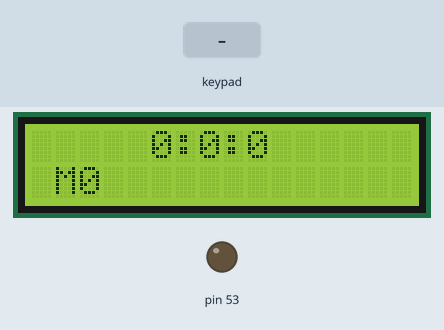
A sketch run on a simulated Arduino Mega 2560, built with avr-gcc and run on an emulated ATmega2560. Parts: 16×2 character LCD, output pins drawn as LEDs (lit = HIGH). The inputs (shaded band) are chosen by the test bench.

Above: at 1.2 s.
1.3 s: key 'A' pressed
At 2.0 s:
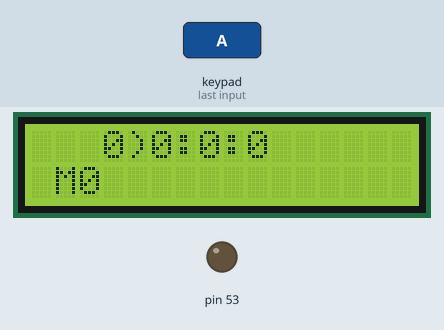
2.8 s: keypad keys 1 2 A pressed 0.4 s apart
At 4.9 s:
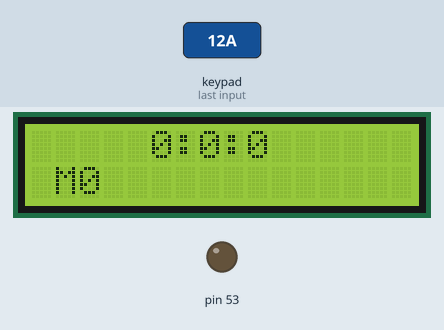
5.5 s: key 'D' pressed
At 7.0 s:
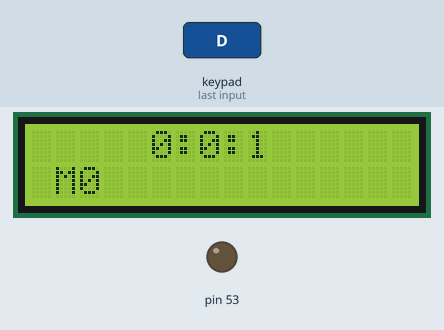
8.5 s: keypad keys 1 2 # pressed 0.4 s apart
At 10.4 s:
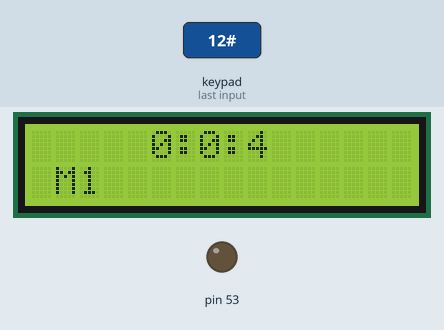
11.2 s: key '*' pressed
At 14.0 s:
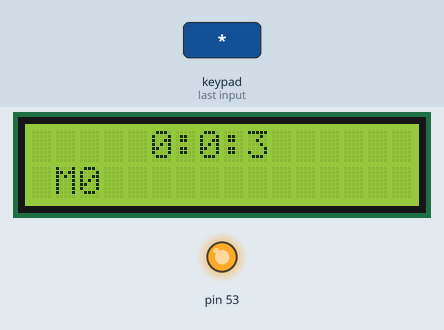
14.2 s: keypad keys 2 5 A pressed 0.4 s apart
At 17.4 s:
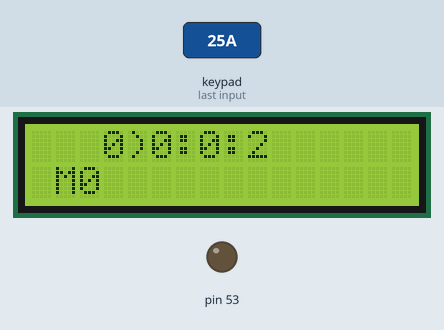
Timing chart, 0 to 19.4 s (numbered marks = the images above; inputs shaded):
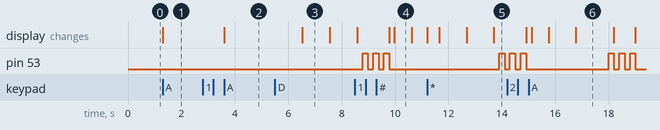

Measured:
- after the input at 1.3 s, the display: first changes at once (image 1 shows a later state)
- after the input at 2.8 s, the display: first changes after 0.80 s (image 2 shows a later state)
- after the input at 5.5 s, the display: changes after 1.0 s (image 3)
- after the input at 11.2 s, pin 53: LOW → HIGH after 2.7 s, → LOW 0.20 s later
- after the input at 14.2 s, the display: first differs from a run without the input after 0.91 s (image 6 shows a later state)
- by itself, pin 53: alternates HIGH for 0.20 s and LOW for 0.20 s, 6 changes in all, then stays LOW
- what the display in image 3 shows lasts 1.1 s, from 6.5 s to 7.6 s

The sketch:

lab-3.ino
```cpp
#include <Keypad.h>
#include <LiquidCrystal.h>


volatile unsigned long int mile;
unsigned long int tmpTime;
int tmpHour;
int tmpMinute;
int tmpSeconds;
int checkTimer = 0;
int checkButtonA = 0;
int checkButtonB = 1;
int seconds = 0;
int minute;
int hour;
int checkArray = 0;
int timeArray[60][3];
int sizeArray = 0;
const byte ROWS = 4;
const byte COLS = 4;
char keys[ROWS][COLS] = {
  {'1','2','3','A'},
  {'4','5','6','B'},
  {'7','8','9','C'},
  {'*','0','#','D'}
};
byte rowPins[ROWS] = {A4, A5, A6, A7};
byte colPins[COLS] = {A3, A2, A1, A0};
Keypad customKeypad = Keypad(makeKeymap(keys), rowPins, colPins, ROWS, COLS);
LiquidCrystal lcd(46, 6, 45, 30, 31, 32, 33, 34, 35, 36, 37);


void setup() {
  lcd.begin(16, 2);
  Serial.begin(9600);
  pinMode(53, OUTPUT);
  digitalWrite(53, 0);
  TCCR0A = 0;
  TCCR0B = 0;
  TCNT0  = 0;
  OCR0A = 171;
  TCCR0B |= (1 << WGM01);
  TCCR0B |= (0 << CS02) | (1 << CS01) | (1 << CS00);
  TIMSK0 |= (1 << OCIE0A);
  sei();
}

void loop() {
  lcd.setCursor(5, 0);
  lcd.print(hour);
  lcd.print(":");
  lcd.print(minute);
  lcd.print(":");
  lcd.print(seconds);
  lcd.setCursor(1, 1);
  lcd.print("M");
  lcd.print(sizeArray);
  char customKey = customKeypad.getKey();

  //----------------------------
  if (customKey == 'D'){
       if(checkTimer == 1) {
         checkTimer = 0;
       } else {
         checkTimer = 1;
       }
  }
 //-----------------
 if (customKey == 'C'){
    checkTimer = 0;
    customKey = 0;
    seconds = 0;
    minute = 0;
    hour = 0;
    mile = 0;
    lcd.clear();
  }
  //-------------
  if (customKey == '#' && checkButtonA == 0){
    if (sizeArray < 60)  {
       timeArray[sizeArray ][0] = hour;
       timeArray[sizeArray ][1] = minute;
       timeArray[sizeArray ][2] = seconds;
       sizeArray++;
   }
  }
 //--------------
 if (customKey == '*'){
  for(int i = 0; i  <= 60; i++) {
    for(int c = 0; c < 3; c++) {
      timeArray[i][c] = 0;
    }
  }
   sizeArray = 0;
 }
 //--------------------
 if(customKey == 'A'){
  if(checkButtonA == 0) {
    tmpHour = hour;
    tmpMinute = minute;
    tmpSeconds = seconds;
    checkButtonA = 1;
    lcd.clear();
    int i = 0;
    hour = timeArray[i][0];
    minute = timeArray[i][1];
    seconds = timeArray[i][2];
    lcd.setCursor(3, 0);
    lcd.print("0)" + hour);
    lcd.print(":");
    lcd.print(minute);
    lcd.print(":");
    lcd.print(seconds);
    } else  {
       lcd.clear();
       hour = tmpHour;
       minute = tmpMinute;
       seconds = tmpSeconds;
       checkButtonA = 0;
       checkButtonB = 0;
    }
 }
 //--------------------
  if (customKey == 'B' && checkButtonA == 1) {
    if (checkButtonB < sizeArray)  {
      hour = timeArray[checkButtonB][0];
      minute = timeArray[checkButtonB][1];
      seconds = timeArray[checkButtonB][2];
      lcd.clear();
      lcd.setCursor(2, 0);
      lcd.print(String(checkButtonB) + ") " + String(hour));
      lcd.print(":");
      lcd.print(minute);
      lcd.print(":");
      lcd.print(seconds);
      checkButtonB++;
   }
  }
 //--------------------
  if(seconds == 3) {
     digitalWrite(53, 0);
     delay(200);
        digitalWrite(53, 1);
        delay(200);
        digitalWrite(53, 0);
  }

}

 //-------------------------------------------------
  ISR(TIMER0_COMPA_vect)
  {
  if(checkTimer == 1)
  {
   mile++;
    if(mile - tmpTime >= 1000)
    {
     cli();
     tmpTime = mile;
     sei();
     seconds++;
      if(seconds == 60)
      {
        lcd.clear();
        seconds = 0;
        minute++;
         if(minute > 59)
         {
           minute = 0;
           hour++;
            if(hour > 24)
            {
               hour = 0;
            }
         }
       }
     }
   }
  }
```
